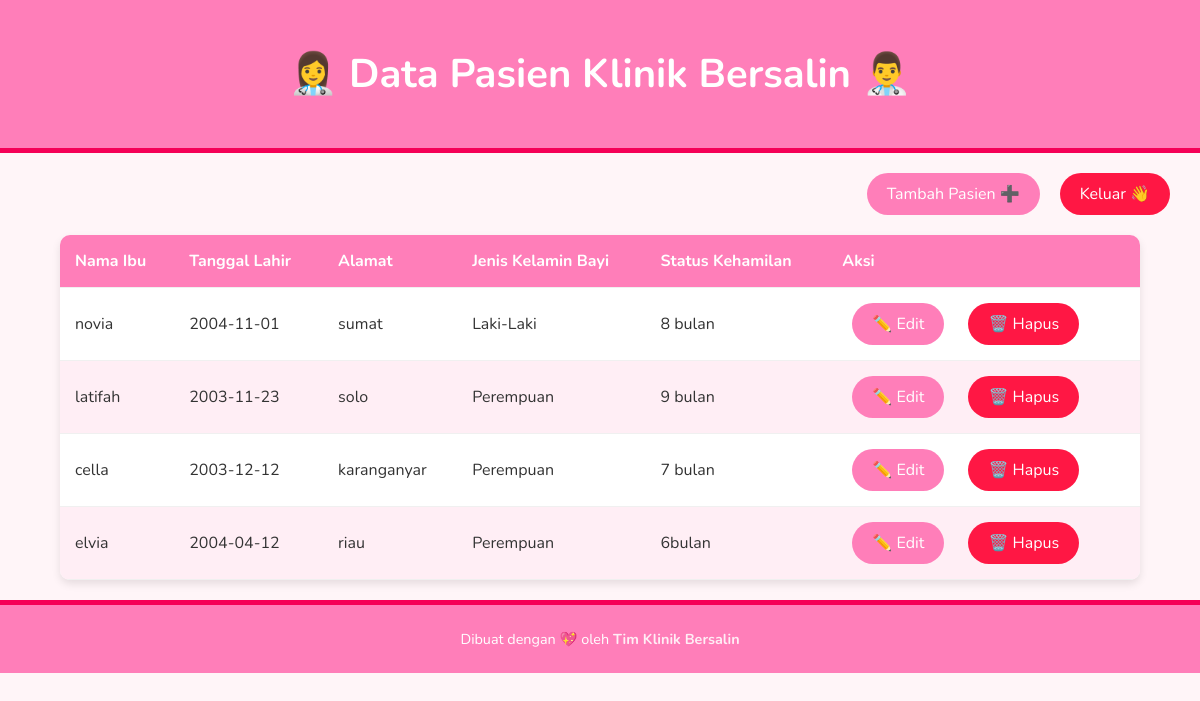
The app's page /data_pasien_klinik.php (signed in) with its own data.
### tables this page shows
CREATE TABLE `pasien_klinik` (
  `id` int(11) NOT NULL,
  `nama_ibu` varchar(100) NOT NULL,
  `tanggal_lahir` date NOT NULL,
  `alamat` text NOT NULL,
  `jenis_kelamin_bayi` enum('Laki-Laki','Perempuan') NOT NULL,
  `status_kehamilan` varchar(50) NOT NULL
);

### data_pasien_klinik.php (the view, shortened to what this page needs)
<?php
include_once("config.php");
$result = mysqli_query($mysqli, "SELECT * FROM pasien_klinik ORDER BY id DESC");
?>
<!DOCTYPE html>
<html lang="id">
<head>
</head>
<body>
    <header>
        <h1>👩‍⚕️ Data Pasien Klinik Bersalin 👨‍⚕️</h1>
    </header>
    <div class="button-container">
        <a href="add_pasien.php" class="button">Tambah Pasien ➕</a>
        <a href="logout.php" class="button logout-button">Keluar 👋</a>
    </div>
    <table>
        <thead>
            <tr>
                <th>Nama Ibu</th>
                <th>Tanggal Lahir</th>
                <th>Alamat</th>
                <th>Jenis Kelamin Bayi</th>
                <th>Status Kehamilan</th>
                <th>Aksi</th>
            </tr>
        </thead>
        <tbody>
            <?php while ($pasien = mysqli_fetch_array($result)) : ?>
                <tr>
                    <td><?= htmlspecialchars($pasien['nama_ibu']) ?></td>
                    <td><?= htmlspecialchars($pasien['tanggal_lahir']) ?></td>
                    <td><?= htmlspecialchars($pasien['alamat']) ?></td>
                    <td><?= htmlspecialchars($pasien['jenis_kelamin_bayi']) ?></td>
                    <td><?= htmlspecialchars($pasien['status_kehamilan']) ?></td>
                    <td>
                        <a href="edit_pasien.php?id=<?= htmlspecialchars($pasien['id']) ?>" class="button">✏️ Edit</a>
                        <a href="delete.php?id=<?= htmlspecialchars($pasien['id']) ?>" class="button logout-button" onclick="return confirm('Apakah Anda yakin ingin menghapus data ini? 🥺')">🗑️ Hapus</a>
                    </td>
                </tr>
            <?php endwhile; ?>
        </tbody>
    </table>
    <footer>
        <p>Dibuat dengan 💖 oleh <span>Tim Klinik Bersalin</span></p>
    </footer>
</body>
</html>

### data_pasien_klinik.php (style rules this page uses)
body { font-family: 'Nunito', sans-serif; background-color: #fff5f8; margin: 0; padding: 0; color: #333; }
header { background-color: #ff7eb9; color: white; text-align: center; padding: 20px; border-bottom: 5px solid #f50057; }
header h1 { font-size: 2.5rem; }
table { width: 90%; margin: 20px auto; border-collapse: collapse; background-color: #fff; box-shadow: 0 4px 8px rgba(0, 0, 0, 0.1); border-radius: 10px; overflow: hidden; }
table th, table td { padding: 15px; text-align: left; border-bottom: 1px solid #f0f0f0; }
table th { background-color: #ff7eb9; color: white; font-size: 1rem; }
table tr:nth-child(even) { background-color: #ffeef5; }
.button-container { display: flex; justify-content: flex-end; margin: 20px; }
.button { background-color: #ff7eb9; color: white; padding: 10px 20px; text-align: center; display: inline-block; border-radius: 25px; margin: 0 10px; transition: all 0.3s ease; font-size: 1rem; text-decoration: none; }
.logout-button { background-color: #ff1744; }
footer { text-align: center; padding: 10px; background-color: #ff7eb9; color: white; margin-top: 20px; border-top: 5px solid #f50057; }
footer p { font-size: 0.9rem; }
footer p span { font-weight: bold; color: #ffeef5; }

### records on screen
pasien_klinik: nama_ibu "novia", tanggal_lahir "2004-11-01", alamat "sumat", jenis_kelamin_bayi "Laki-Laki", status_kehamilan "8 bulan"
pasien_klinik: nama_ibu "latifah", tanggal_lahir "2003-11-23", alamat "solo", jenis_kelamin_bayi "Perempuan", status_kehamilan "9 bulan"
pasien_klinik: nama_ibu "cella", tanggal_lahir "2003-12-12", alamat "karanganyar", jenis_kelamin_bayi "Perempuan", status_kehamilan "7 bulan"
pasien_klinik: nama_ibu "elvia", tanggal_lahir "2004-04-12", alamat "riau", jenis_kelamin_bayi "Perempuan", status_kehamilan "6bulan"
